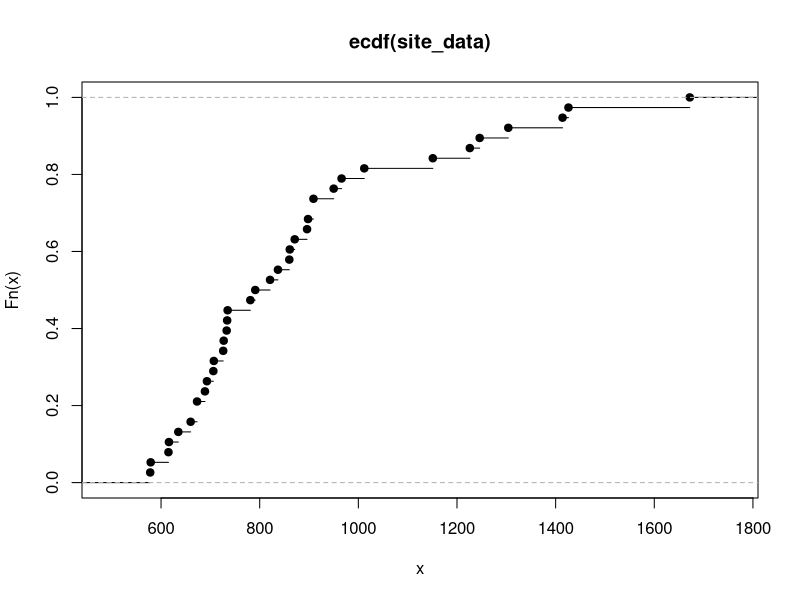
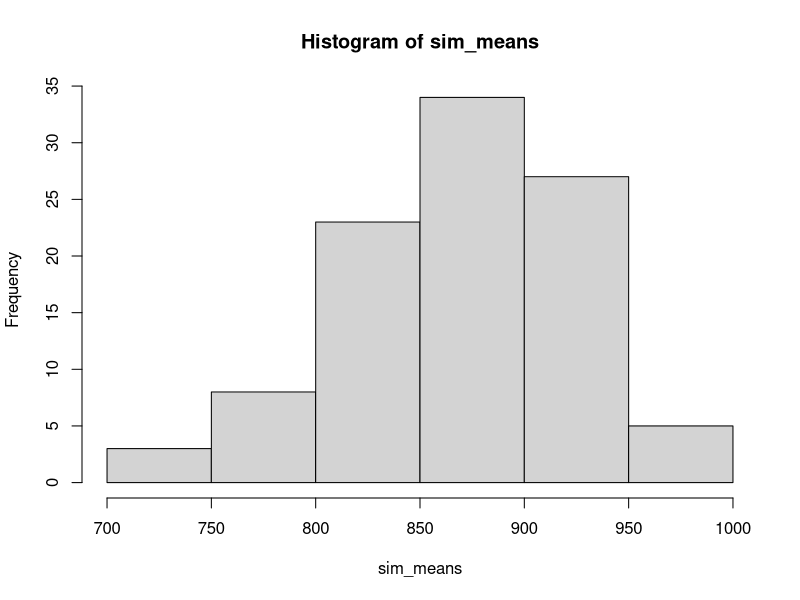

These figures' R source, in order:
 # Peak flow random data generation usinf ecdf distribution
# original in python 
# here: https://nbviewer.jupyter.org/urls/mountain-hydrology-research-group.github.io/data-analysis/labs/lab2/Lab%202.2.ipynb
# J. Hernandez

site_data <- c(
  660,
  673,
  781,
  578,
  1414,
  673,
  861,
  727,
  735,
  706,
  871,
  689,
  635,
  615,
  616,
  791,
  896,
  707,
  821,
  1426,
  966,
  950,
  1012,
  909,
  726,
  909,
  1226,
  1304,
  1246,
  1151,
  898,
  837,
  693,
  733,
  1672,
  734,
  860,
  579
)

set.seed(99)

# calculate CDF (empirical CDF) of the data
x_cdf = ecdf(site_data)

plot(x_cdf)

# see values that correspond to the probabilities with location 
sort(x_cdf(site_data))
sort(site_data) 

# simulate 20 values from the ecdf 100 times 
sims <- replicate(100, as.numeric(quantile(x_cdf, runif(20))))
str(sims)

# calculate 100 means 
sim_means <- apply(sims, 2, mean)
length(sim_means)

# mean distribution
hist(sim_means)

# get function for look up using the 100 simulated means 
e_sim_means <- ecdf(sim_means)
# look up the value
as.numeric(quantile(e_sim_means, .975))

# more directly  
as.numeric(quantile(sort(sim_means), .975))









